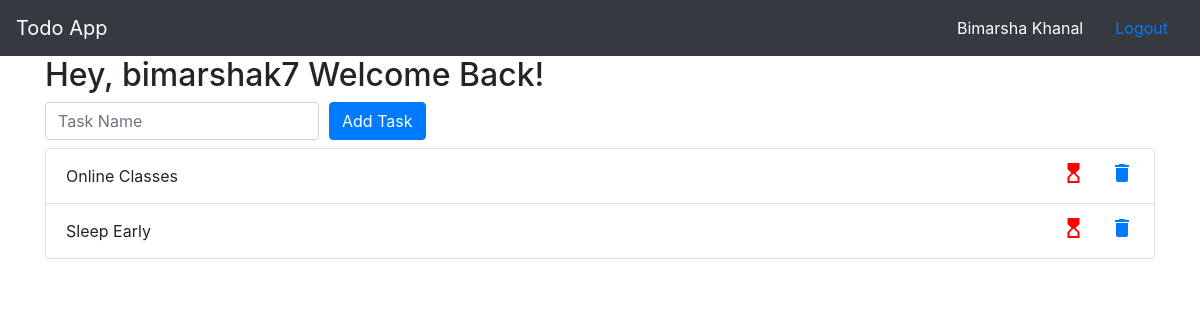
Before: /home/ (signed in) with the older database file.
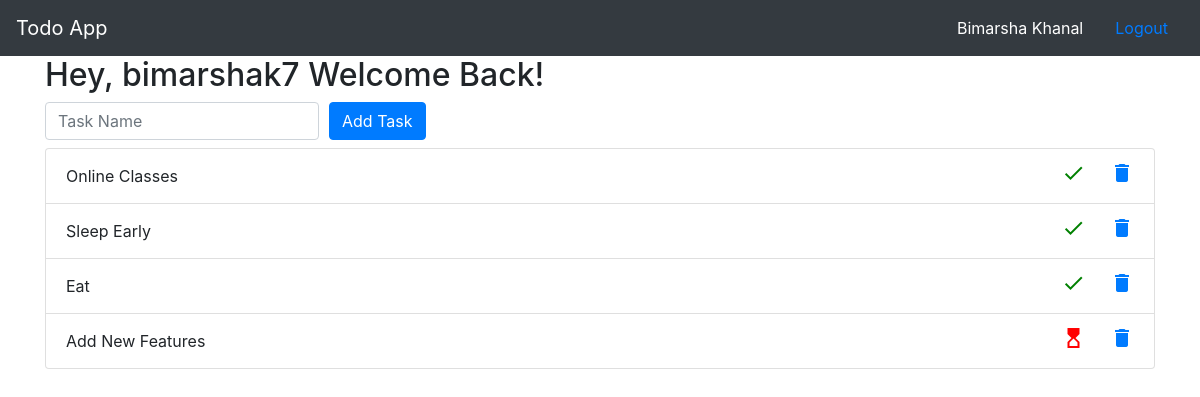
After: the same page with the newer database file.
### home/models.py (models this page shows)
class Task(models.Model):
    user = models.ForeignKey(User, on_delete=models.CASCADE)
    title = models.CharField(max_length=100)
    done = models.BooleanField(default=False)

### home/views.py (the view)
# urls.py: 2. Add a URL to urlpatterns:  path('', views.home, name='home')
def home(request):
	if request.user.is_authenticated:
		if request.method=='POST':
			new_task= request.POST["new_task"]
			task=Task()
			task.title=new_task
			task.user_id=request.user.id
			task.save()
			messages.info(request,"Task Added Sucessfully")
			return redirect('/home')
		else:
			tasks= Task.objects.filter(user_id=request.user.id)
			context= {'tasks': tasks}
			return render(request,'home.html',context)
	else:
		messages.info(request,"Please Sign In first")
		return redirect('/')

### templates/home.html (shortened to what this page needs)
{% extends 'base.html' %}
{% block content %}
	<h2> Hey, {{user.username}} Welcome Back!</h2>
	<form action="/home/" method="POST">
  <div class="form-row align-items-center">
    <div class="col-auto">
      <input type="text" class="form-control mb-2" id="inlineFormInput" name='new_task' placeholder="Task Name" required>
    </div>
    <div class="col-auto">
      <button type="submit" class="btn btn-primary mb-2">Add Task</button>
    </div>
  </div>
<ul class="list-group">
{% for task in tasks %}
  <li class="list-group-item d-flex justify-content-between align-items-center">
    {{task.title}}
    <div>
  {% if task.done %}
    <i class="material-icons" style='color:green;margin:0 20px'>check</i>
  {% else %}
    <a href="done/{{task.id}}"><i class="material-icons" style="color:red;margin:0 20px">hourglass_top</i></a>
  {% endif %}
  <a href="del/{{task.id}}"><i class="material-icons">delete</i></a>
  </div>
  </li>
{% endfor %}
</ul>
</form>
{% endblock %}

### templates/base.html (shortened to what this page needs)
<!doctype html>
<html lang="en">
  <head>
    <link rel="stylesheet" href="https://maxcdn.bootstrapcdn.com/bootstrap/4.0.0/css/bootstrap.min.css">
  </head>
  <body>
    <nav class="navbar navbar-dark bg-dark">
    <a class="navbar-brand" href="/">Todo App</a>
    <ul class="nav justify-content-end">
    {% if user.is_authenticated %}
      <li class="nav-link text-white">
        {{user.first_name}} {{user.last_name}}
      </li>
      <li class="nav-item">
        <a class="nav-link active" href="/logout">Logout</a>
      </li>
{% endif %}
</ul>
    </nav>
    <div class="container">
    {% block content %}
    {% endblock %}
    </div>
  </body>
</html>

Changed rows visible on the page:
changed Task "Online Classes": done False → True (drawn)
changed Task "Sleep Early": done False → True (drawn)
added Task: title "Eat", done True (drawn)
added Task: title "Add New Features"
